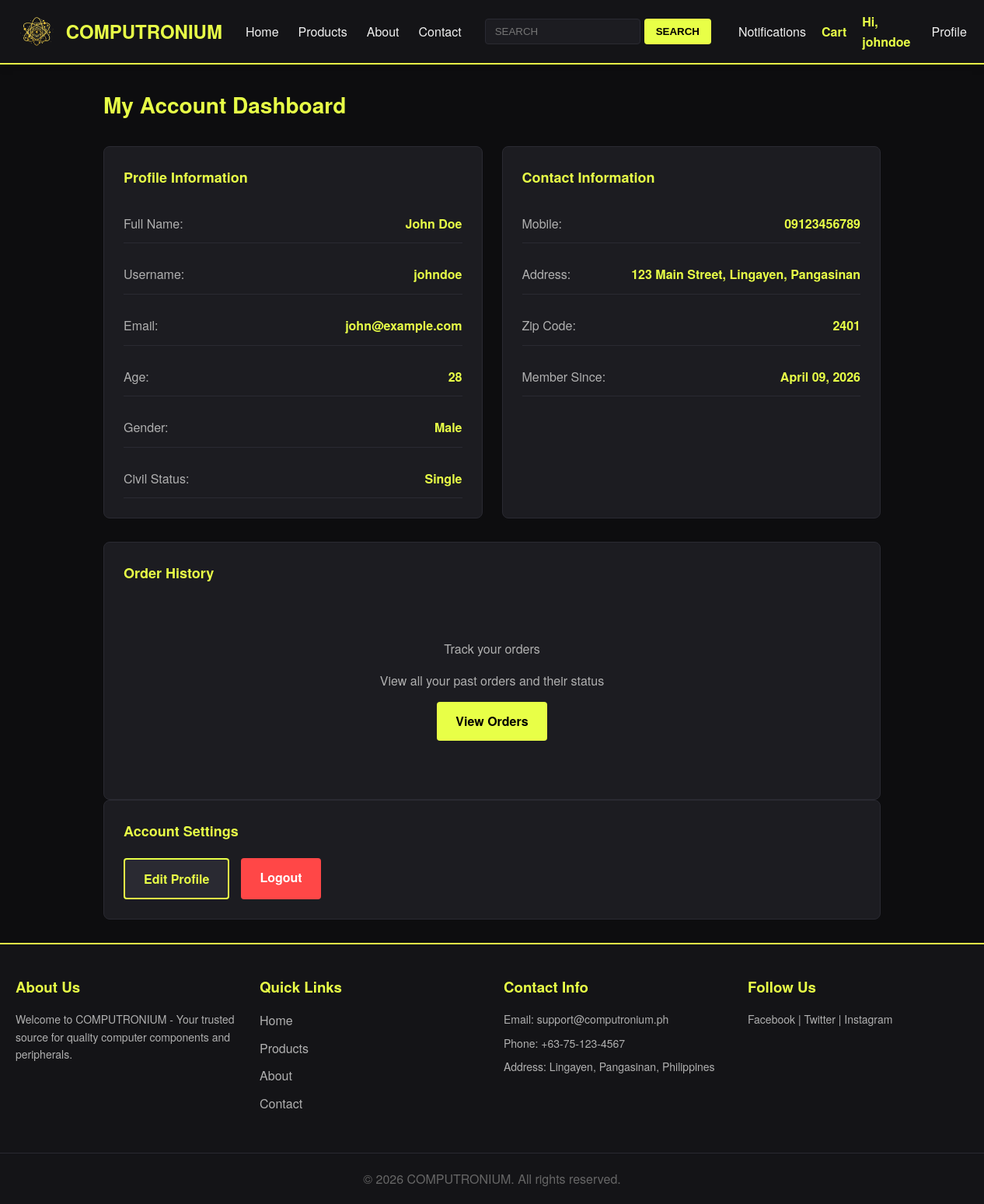
/customer/dashboard.php (signed in), run on the app's committed database.
### tables this page shows
CREATE TABLE `users` (
  `user_id` int(11) NOT NULL,
  `full_name` varchar(100) NOT NULL,
  `email` varchar(100) NOT NULL,
  `password` varchar(255) NOT NULL,
  `age` int(11) NOT NULL,
  `gender` varchar(15) NOT NULL,
  `civil_status` varchar(50) NOT NULL,
  `mobile_number` varchar(11) NOT NULL,
  `address` text NOT NULL,
  `zip_code` char(4) NOT NULL,
  `username` varchar(15) NOT NULL,
  `created_at` timestamp NOT NULL DEFAULT current_timestamp()
);

### customer/dashboard.php (the view, shortened to what this page needs)
<?php
include '../includes/db_connect.php';
$user_id = $_SESSION['user_id'];
$user_stmt = $conn->prepare("SELECT full_name, email, username, age, gender, civil_status, mobile_number, address, zip_code, created_at FROM users WHERE user_id = ?");
$user_stmt->bind_param("i", $user_id);
$user_stmt->execute();
$user_result = $user_stmt->get_result();
$user = $user_result->fetch_assoc();
?>
<?php include '../includes/header.php'; ?>
<main class="main-content">
    <div class="dashboard-container">
        <h2>My Account Dashboard</h2>
        <div class="dashboard-grid">
            <section class="dashboard-section profile-section">
                <h3>Profile Information</h3>
                <div class="profile-info">
                    <div class="info-row">
                        <span class="label">Full Name:</span>
                        <span class="value"><?php echo htmlspecialchars($user['full_name']); ?></span>
                    </div>
                    <div class="info-row">
                        <span class="label">Username:</span>
                        <span class="value"><?php echo htmlspecialchars($user['username']); ?></span>
                    </div>
                    <div class="info-row">
                        <span class="label">Email:</span>
                        <span class="value"><?php echo htmlspecialchars($user['email']); ?></span>
                    </div>
                    <div class="info-row">
                        <span class="label">Age:</span>
                        <span class="value"><?php echo htmlspecialchars($user['age']); ?></span>
                    </div>
                    <div class="info-row">
                        <span class="label">Gender:</span>
                        <span class="value"><?php echo htmlspecialchars($user['gender']); ?></span>
                    </div>
                    <div class="info-row">
                        <span class="label">Civil Status:</span>
                        <span class="value"><?php echo htmlspecialchars($user['civil_status']); ?></span>
                    </div>
                </div>
            </section>
            <section class="dashboard-section contact-section">
                <h3>Contact Information</h3>
                <div class="contact-info">
                    <div class="info-row">
                        <span class="label">Mobile:</span>
                        <span class="value"><?php echo htmlspecialchars($user['mobile_number']); ?></span>
                    </div>
                    <div class="info-row">
                        <span class="label">Address:</span>
                        <span class="value"><?php echo htmlspecialchars($user['address']); ?></span>
                    </div>
                    <div class="info-row">
                        <span class="label">Zip Code:</span>
                        <span class="value"><?php echo htmlspecialchars($user['zip_code']); ?></span>
                    </div>
                    <div class="info-row">
                        <span class="label">Member Since:</span>
                        <span class="value"><?php echo date('F d, Y', strtotime($user['created_at'])); ?></span>
                    </div>
                </div>
            </section>
        </div>
        <section class="dashboard-section order-section">
            <h3>Order History</h3>
            <div class="order-placeholder">
                <p>Track your orders</p>
                <p>View all your past orders and their status</p>
                <a href="view_orders.php" class="btn btn-primary">View Orders</a>
            </div>
        </section>
        <section class="dashboard-section settings-section">
            <h3>Account Settings</h3>
            <div class="settings-links">
                <a href="edit_profile.php" class="btn btn-secondary">Edit Profile</a>
                <a href="logout.php" class="btn btn-danger">Logout</a>
            </div>
        </section>
    </div>
</main>
<?php include '../includes/footer.php'; ?>

### includes/customer_style.css (style rules this page uses)
* { margin: 0; padding: 0; box-sizing: border-box; }
html, body { height: 100%; }
body { font-family: 'Helvetica Neue', Helvetica, Arial, sans-serif; background: #0d0d0f; color: #f0f0f0; line-height: 1.6; display: flex; flex-direction: column; }
main { flex: 1; }
.main-content { max-width: 1400px; margin: 0 auto; padding: 30px 20px; width: 100%; }
.btn { display: inline-block; padding: 12px 24px; background: #e8ff47; color: #000; text-decoration: none; border: none; border-radius: 4px; font-weight: bold; cursor: pointer; transition: all 0.3s ease; text-align: center; }
.btn-primary { font-size: 16px; }
.dashboard-container { max-width: 1000px; margin: 0 auto; }
.dashboard-container h2 { color: #e8ff47; margin-bottom: 30px; font-size: 28px; }
.dashboard-grid { display: grid; grid-template-columns: 1fr 1fr; gap: 25px; margin-bottom: 30px; }
.dashboard-section { background: #1c1c21; border: 1px solid #2a2a32; border-radius: 8px; padding: 25px; }
.dashboard-section h3 { color: #e8ff47; margin-bottom: 20px; font-size: 18px; }
.profile-info, .contact-info { display: flex; flex-direction: column; gap: 15px; }
.info-row { display: flex; justify-content: space-between; padding: 12px 0; border-bottom: 1px solid #2a2a32; }
.info-row .label { color: #b0b0b0; font-weight: 500; }
.info-row .value { color: #e8ff47; font-weight: bold; }
.order-placeholder { text-align: center; padding: 50px 20px; color: #b0b0b0; }
.order-placeholder p { margin-bottom: 15px; }
.settings-links { display: flex; gap: 15px; flex-wrap: wrap; }
.btn-secondary { background: #2a2a32; color: #e8ff47; border: 2px solid #e8ff47; }
.btn-danger { background: #ff4747; color: white; }

### data on the page
users: full_name "John Doe", username "johndoe", email "john@example.com", age "28", gender "Male", civil_status "Single", mobile_number "09123456789", address "123 Main Street, Lingayen, Pangasinan", zip_code "2401", created_at "April 09, 2026"

### other printed values
$_SESSION['username'] "johndoe"
